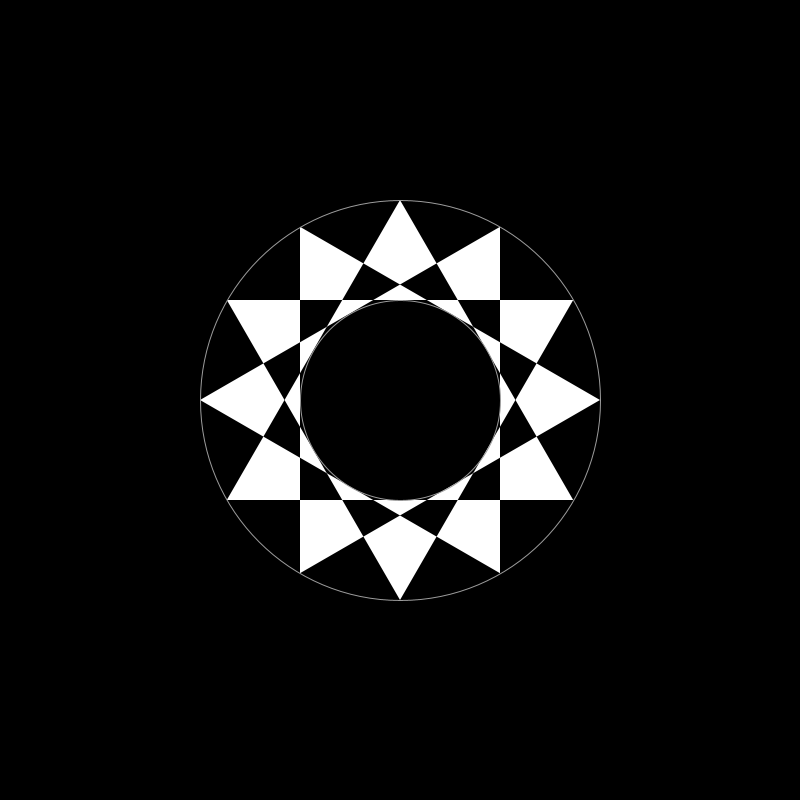
Frame 1 (no input)
Frame 60 (the mouse pressed at the canvas centre just before this capture): identical to frame 1, image omitted
Frame 120 (the mouse held since frame 60 and released just before this capture): identical to frame 1, image omitted

The Processing sketch that drew this single still picture (run headless with seeded random() and noise(); from frame 60 on, the mouse is pressed at the canvas centre):

// Processing sketch: Sketch_18
// ── Sketch_18.pde
void setup()
{
    size(800,800);
}

void draw()
{    
    background(0);

    translate(400, 400);

    push();
        fill(255);
        blendMode(DIFFERENCE);

        EquTriRadius (0,0,200);

        rotate(radians(60));
        EquTriRadius (0,0,200);

        rotate(radians(30));
        EquTriRadius (0,0,200);

        rotate(radians(60));
        EquTriRadius (0,0,200);
    pop();


    push();
        noFill();
        stroke(155);
        strokeWeight(1);

        ellipse(0, 0, 400, 400);
        ellipse(0, 0, 200, 200);
    pop();

    save("frame.png");
}

void EquTriRadius (float centerX, float centerY, float radius)
{
    float cX = centerX;
    float cY = centerY - radius;

    float  bX = cX * cos(radians(120)) - (cY * sin(radians(120)));
    float  bY = cX * sin(radians(120)) + (cY * cos(radians(120)));

    float  aX = cX * cos(radians(240)) - (cY * sin(radians(240)));
    float  aY = cX * sin(radians(240)) + (cY * cos(radians(240)));

    triangle(aX, aY, bX, bY, cX, cY);
}
